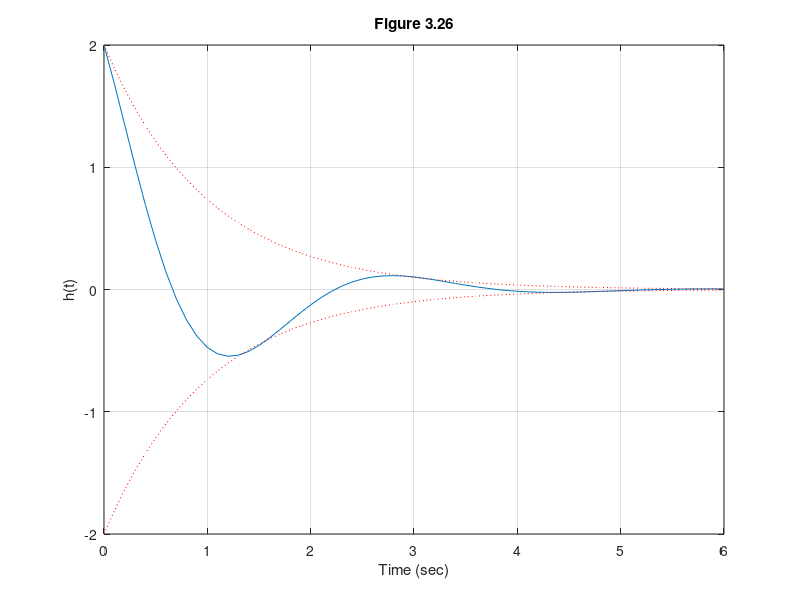

Write MATLAB code to recreate this figure.
%  Figure 3.26     Feedback Control of Dynamic Systems, 4e
%                        Franklin, Powell, Emami
%
% fig3_26.m 
clf;
num=[2 1];    % form transfer function
den=[1 2 5];
sys=tf(num,den); % form system
t=0:.1:6;        % define time vector
y=impulse(sys,t); %compute impulse response
plot(t,y)
hold on
% compute 2e^(-t)
ne=2;
de=[1 1];
syse=tf(ne,de);
ye=impulse(syse,t);
plot(t,ye,':r')
plot(t,-ye,':r'), grid
axis([0 6 -2 2])
hold off
title('Figure 3.26')
xlabel('Time (sec)')
ylabel('h(t)')

